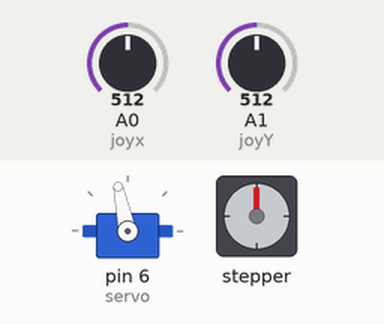
This sketch was run on a simulated Arduino Uno, built with avr-gcc and run on an emulated ATmega328P. Shown: servo, stepper motor. Inputs (shaded band) come from the test bench; at power-on: A1 (joyY) = 512, A0 (joyx) = 512. Stepper angles assume 2048 steps per turn.

Above: at 1.2 s.
1.3 s: A1 (joyY) set to 486
At 1.77 s:
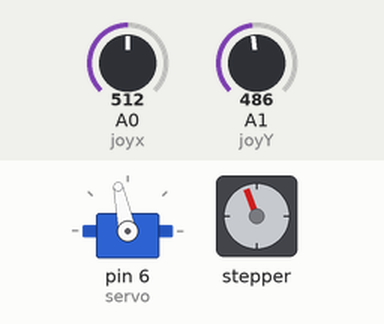
4.3 s: A0 (joyx) set to 306
At 5.2 s:
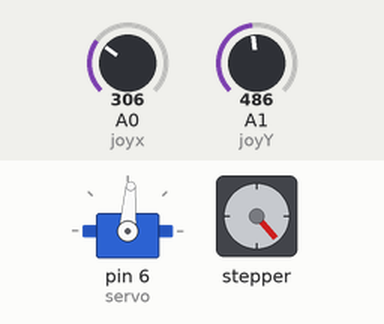
7.3 s: A0 (joyx) set to 122
At 7.96 s:
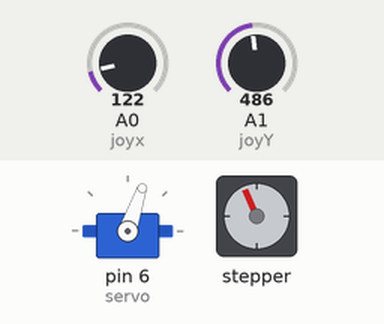
10.3 s: A0 (joyx) set to 510
At 10.73 s:
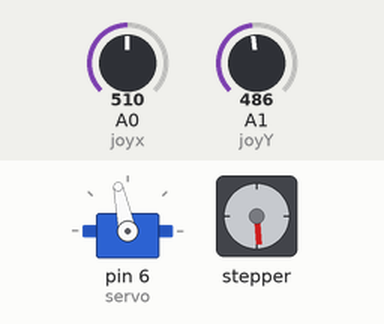
13.3 s: A0 (joyx) set to 900
At 14.16 s:
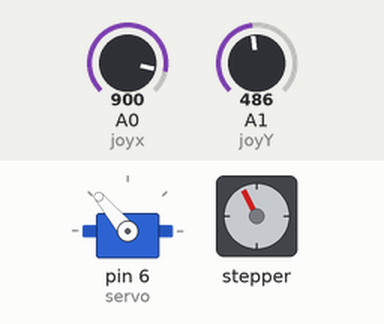
16.3 s: A1 (joyY) set to 510
At 17.7 s:
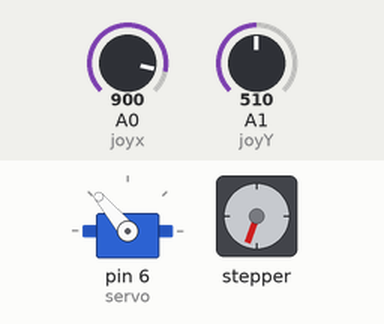
Timing chart, 0 to 18.8 s (numbered marks = the images above; inputs shaded):
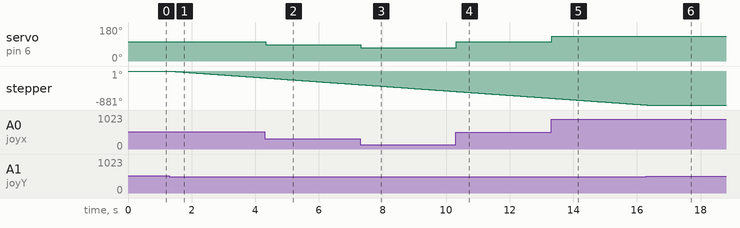

Measured:
- the behaviour switches between 501 and 500 on A1 (joyY) (found by bisection; images 0 and 1)
- after the input at 1.3 s, stepper: keeps turning counter-clockwise at about 59°/s, starting at once
- after the input at 4.3 s, servo on pin 6 (servo): 102° → 86° at once
- after the input at 7.3 s, servo on pin 6 (servo): 86° → 71° at once
- after the input at 10.3 s, servo on pin 6 (servo): 71° → 102° at once
- after the input at 13.3 s, servo on pin 6 (servo): 102° → 130° at once
- after the input at 16.3 s, stepper: goes on until 16.3 s, then stays -881°

The sketch:

P2_test.ino
```cpp
#include <Stepper.h>
#include <Servo.h>

Servo servo;
const int stepsPerRevolution = 2048;
Stepper stepper(stepsPerRevolution, 9, 11, 10, 12);

int joyx = A0;
int joyY = A1;

void setup() {
  servo.attach(6);
  stepper.setSpeed(10);
}

void loop() {
  int joyVal;
  joyVal = analogRead(joyx);

  if ((joyVal > 500) && (joyVal < 523)) {
    joyVal = 102;
    servo.write(joyVal);
    digitalWrite(6, LOW);

  }
  else if (joyVal >= 523)
  {
    joyVal = map(joyVal, 523, 1023, 102, 140);
    servo.write(joyVal);
  } else
  {
    joyVal = map(joyVal, 500, 0, 102, 60);
    servo.write(joyVal);
  }

  digitalWrite(9, LOW);
  digitalWrite(11, LOW);
  digitalWrite(10, LOW);
  digitalWrite(12, LOW);
  int val = analogRead(joyY);
  if( val >= 523) {
    stepper.step(10);
  } else if (val <= 500) {
    stepper.step(-10);
  }
}
```
